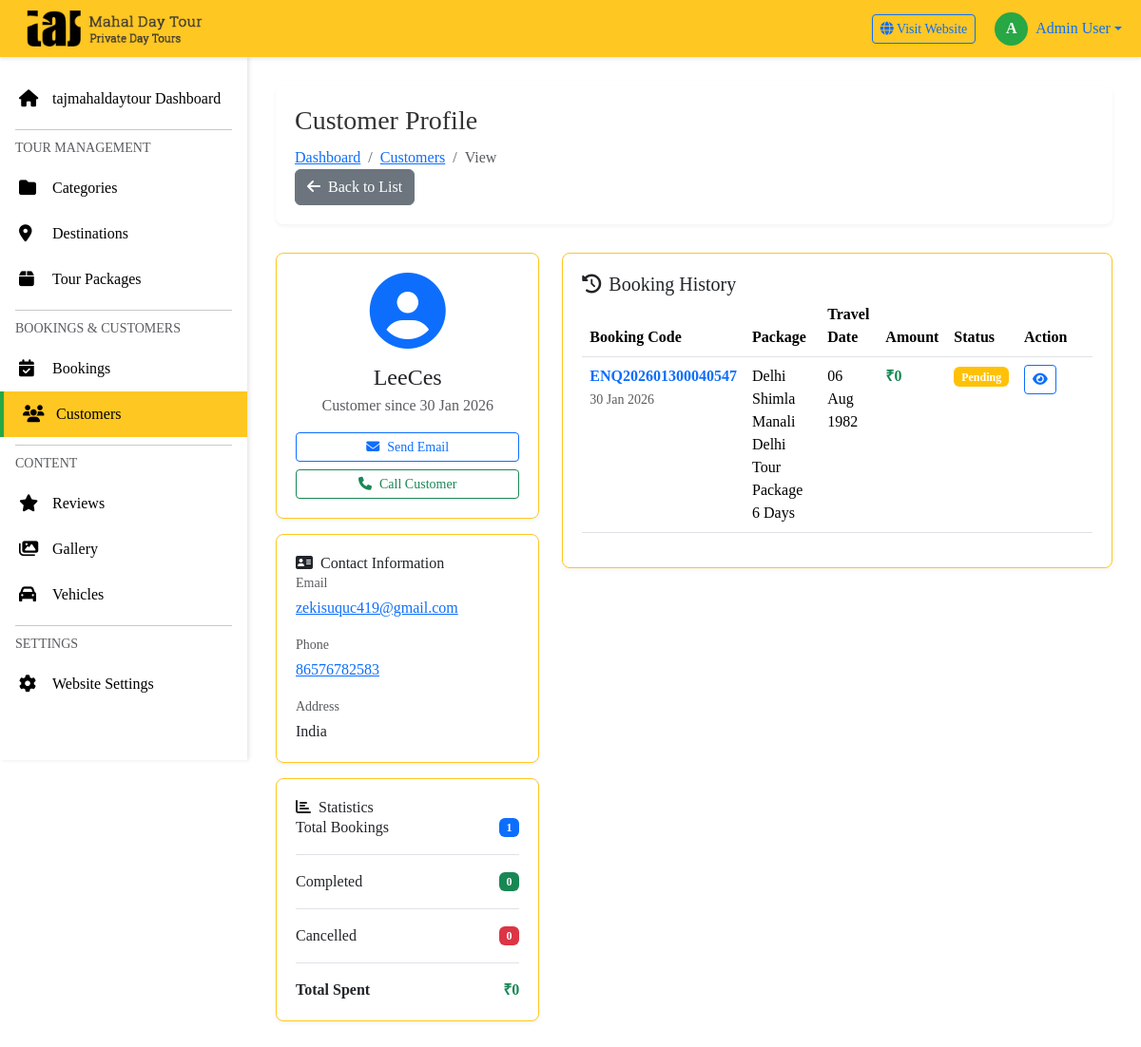
Screenshot of /admin/customers/view.php?id=40 (signed in) with the database file from the repository.
### tables this page shows
CREATE TABLE `customers` (
  `id` int(11) NOT NULL,
  `name` varchar(100) NOT NULL,
  `email` varchar(100) NOT NULL,
  `phone` varchar(20) NOT NULL,
  `country` varchar(100) DEFAULT 'India',
  `state` varchar(100) DEFAULT NULL,
  `city` varchar(100) DEFAULT NULL,
  `address` text DEFAULT NULL,
  `created_at` timestamp NOT NULL DEFAULT current_timestamp(),
  `updated_at` timestamp NOT NULL DEFAULT current_timestamp() ON UPDATE current_timestamp()
);

CREATE TABLE `bookings` (
  `id` int(11) NOT NULL,
  `booking_number` varchar(50) NOT NULL,
  `customer_id` int(11) NOT NULL,
  `package_id` int(11) NOT NULL,
  `vehicle_id` int(11) DEFAULT NULL,
  `travel_date` date NOT NULL,
  `number_of_persons` int(11) NOT NULL,
  `number_of_days` int(11) NOT NULL,
  `total_price` decimal(10,2) NOT NULL,
  `discount` decimal(10,2) DEFAULT 0.00,
  `final_price` decimal(10,2) NOT NULL,
  `payment_status` enum('pending','partial','paid','refunded') DEFAULT 'pending',
  `paid_amount` decimal(10,2) DEFAULT 0.00,
  `payment_method` varchar(50) DEFAULT NULL,
  `booking_status` enum('pending','confirmed','cancelled','completed') DEFAULT 'pending',
  `special_requests` text DEFAULT NULL,
  `admin_notes` text DEFAULT NULL,
  `created_at` timestamp NOT NULL DEFAULT current_timestamp(),
  `updated_at` timestamp NOT NULL DEFAULT current_timestamp() ON UPDATE current_timestamp()
);

CREATE TABLE `tour_packages` (
  `id` int(11) NOT NULL,
  `category_id` int(11) NOT NULL,
  `title` varchar(255) NOT NULL,
  `slug` varchar(255) NOT NULL,
  `short_description` text DEFAULT NULL,
  `description` longtext DEFAULT NULL,
  `duration_days` int(11) NOT NULL,
  `duration_nights` int(11) NOT NULL,
  `base_price` decimal(10,2) NOT NULL,
  `discounted_price` decimal(10,2) DEFAULT NULL,
  `price_type` enum('per_person','per_group') DEFAULT 'per_person',
  `featured_image` varchar(255) DEFAULT NULL,
  `gallery_images` text DEFAULT NULL,
  `video_url` varchar(255) DEFAULT NULL,
  `max_group_size` int(11) DEFAULT 20,
  `min_age` int(11) DEFAULT 0,
  `difficulty_level` enum('easy','moderate','challenging','difficult') DEFAULT 'easy',
  `inclusions` text DEFAULT NULL,
  `exclusions` text DEFAULT NULL,
  `meta_title` varchar(255) DEFAULT NULL,
  `meta_description` text DEFAULT NULL,
  `meta_keywords` text DEFAULT NULL,
  `is_active` tinyint(1) DEFAULT 1,
  `is_featured` tinyint(1) DEFAULT 0,
  `is_bestseller` tinyint(1) DEFAULT 0,
  `display_order` int(11) DEFAULT 0,
  `views` int(11) DEFAULT 0,
  `created_at` timestamp NOT NULL DEFAULT current_timestamp(),
  `updated_at` timestamp NOT NULL DEFAULT current_timestamp() ON UPDATE current_timestamp()
);

### admin/includes/functions.php (called while the page is built, shortened)
<?php
function format_price($price) {
    return '₹' . number_format($price, 0);
}
function format_date($date) {
    return date('d M Y', strtotime($date));
}
?>

### admin/customers/view.php (the view, shortened to what this page needs)
<?php
require_once '../includes/config.php';
require_once '../includes/functions.php';
$id = intval($_GET['id']);
$query = "SELECT * FROM customers WHERE id = $id";
$result = mysqli_query($conn, $query);
$customer = mysqli_fetch_assoc($result);
$stats_query = "SELECT
    COUNT(*) as total_bookings,
    SUM(CASE WHEN booking_status = 'completed' THEN 1 ELSE 0 END) as completed_bookings,
    SUM(CASE WHEN booking_status = 'cancelled' THEN 1 ELSE 0 END) as cancelled_bookings,
    SUM(final_price) as total_spent
    FROM bookings WHERE customer_id = $id";
$stats_result = mysqli_query($conn, $stats_query);
$stats = mysqli_fetch_assoc($stats_result);
$bookings_query = "SELECT b.*, p.title as package_title
                   FROM bookings b
                   LEFT JOIN tour_packages p ON b.package_id = p.id
                   WHERE b.customer_id = $id
                   ORDER BY b.created_at DESC";
$bookings_result = mysqli_query($conn, $bookings_query);
include '../includes/header.php';
include '../includes/sidebar.php';
?>
<div class="main-content">
    <div class="page-header">
        <div>
            <h1 class="page-title">Customer Profile</h1>
            <nav aria-label="breadcrumb">
                <ol class="breadcrumb">
                    <li class="breadcrumb-item"><a href="../dashboard.php">Dashboard</a></li>
                    <li class="breadcrumb-item"><a href="index.php">Customers</a></li>
                    <li class="breadcrumb-item active">View</li>
                </ol>
            </nav>
        </div>
        <div class="page-actions">
            <a href="index.php" class="btn btn-secondary">
                <i class="fas fa-arrow-left me-2"></i>Back to List
            </a>
        </div>
    </div>
    <div class="row">
        <div class="col-lg-4">
            <div class="admin-card mb-3">
                <div class="card-body text-center">
                    <div class="customer-avatar mb-3">
                        <i class="fas fa-user-circle fa-5x text-primary"></i>
                    </div>
                    <h4 class="mb-1"><?php echo htmlspecialchars($customer['name']); ?></h4>
                    <p class="text-muted mb-3">Customer since <?php echo format_date($customer['created_at']); ?></p>
                    <div class="d-grid gap-2">
                        <a href="mailto:<?php echo htmlspecialchars($customer['email']); ?>" class="btn btn-outline-primary btn-sm">
                            <i class="fas fa-envelope me-2"></i>Send Email
                        </a>
                        <a href="tel:<?php echo htmlspecialchars($customer['phone']); ?>" class="btn btn-outline-success btn-sm">
                            <i class="fas fa-phone me-2"></i>Call Customer
                        </a>
                    </div>
                </div>
            </div>
            <div class="admin-card mb-3">
                <div class="card-header">
                    <h6 class="mb-0"><i class="fas fa-address-card me-2"></i>Contact Information</h6>
                </div>
                <div class="card-body">
                    <div class="mb-3">
                        <small class="text-muted d-block mb-1">Email</small>
                        <a href="mailto:<?php echo htmlspecialchars($customer['email']); ?>">
                            <?php echo htmlspecialchars($customer['email']); ?>
                        </a>
                    </div>
                    <div class="mb-3">
                        <small class="text-muted d-block mb-1">Phone</small>
                        <a href="tel:<?php echo htmlspecialchars($customer['phone']); ?>">
                            <?php echo htmlspecialchars($customer['phone']); ?>
                        </a>
                    </div>
                    <?php if(!empty($customer['address']) || !empty($customer['city']) || !empty($customer['state']) || !empty($customer['country'])): ?>
                    <div>
                        <small class="text-muted d-block mb-1">Address</small>
                        <p class="mb-0">
                            <?php
                            $address_parts = array_filter([
                                $customer['address'],
                                $customer['city'],
                                $customer['state'],
                                $customer['country']
                            ]);
                            echo implode('<br>', array_map('htmlspecialchars', $address_parts));
                            ?>
                        </p>
                    </div>
                    <?php endif; ?>
                </div>
            </div>
            <div class="admin-card">
                <div class="card-header">
                    <h6 class="mb-0"><i class="fas fa-chart-bar me-2"></i>Statistics</h6>
                </div>
                <div class="card-body">
                    <div class="stat-item mb-3 pb-3 border-bottom">
                        <div class="d-flex justify-content-between align-items-center">
                            <span>Total Bookings</span>
                            <span class="badge bg-primary"><?php echo $stats['total_bookings']; ?></span>
                        </div>
                    </div>
                    <div class="stat-item mb-3 pb-3 border-bottom">
                        <div class="d-flex justify-content-between align-items-center">
                            <span>Completed</span>
                            <span class="badge bg-success"><?php echo $stats['completed_bookings']; ?></span>
                        </div>
                    </div>
                    <div class="stat-item mb-3 pb-3 border-bottom">
                        <div class="d-flex justify-content-between align-items-center">
                            <span>Cancelled</span>
                            <span class="badge bg-danger"><?php echo $stats['cancelled_bookings']; ?></span>
                        </div>
                    </div>
                    <div class="stat-item">
                        <div class="d-flex justify-content-between align-items-center">
                            <span><strong>Total Spent</strong></span>
                            <strong class="text-success"><?php echo format_price($stats['total_spent']); ?></strong>
                        </div>
                    </div>
                </div>
            </div>
        </div>
        <div class="col-lg-8">
            <div class="admin-card">
                <div class="card-header">
                    <h5 class="mb-0"><i class="fas fa-history me-2"></i>Booking History</h5>
                </div>
                <div class="card-body">
                    <?php if(mysqli_num_rows($bookings_result) > 0): ?>
                        <div class="table-responsive">
                            <table class="table table-hover">
                                <thead>
                                    <tr>
                                        <th>Booking Code</th>
                                        <th>Package</th>
                                        <th>Travel Date</th>
                                        <th>Amount</th>
                                        <th>Status</th>
                                        <th width="80">Action</th>
                                    </tr>
                                </thead>
                                <tbody>
                                    <?php
                                    while($booking = mysqli_fetch_assoc($bookings_result)) {
                                        $status_colors = [
                                            'pending' => 'warning',
                                            'confirmed' => 'info',
                                            'completed' => 'success',
                                            'cancelled' => 'danger'
                                        ];
                                        $status_color = $status_colors[$booking['booking_status']] ?? 'secondary';
                                    ?>
                                    <tr>
                                        <td>
                                            <strong class="text-primary"><?php echo htmlspecialchars($booking['booking_number'] ?? 'N/A'); ?></strong>
                                            <br>
                                            <small class="text-muted"><?php echo format_date($booking['created_at']); ?></small>
                                        </td>
                                        <td><?php echo htmlspecialchars($booking['package_title']); ?></td>
                                        <td><?php echo format_date($booking['travel_date']); ?></td>
                                        <td><strong class="text-success"><?php echo format_price($booking['final_price'] ?? 0); ?></strong></td>
                                        <td>
                                            <span class="badge bg-<?php echo $status_color; ?>">
                                                <?php echo ucfirst($booking['booking_status']); ?>
                                            </span>
                                        </td>
                                        <td>
                                            <a href="../bookings/view.php?id=<?php echo $booking['id']; ?>"
                                               class="btn btn-sm btn-outline-primary" title="View Details">
                                                <i class="fas fa-eye"></i>
                                            </a>
                                        </td>
                                    </tr>
                                    <?php } ?>
                                </tbody>
                            </table>
                        </div>
                    <?php endif; ?>
                </div>
            </div>
        </div>
    </div>
</div>
<?php include '../includes/footer.php'; ?>

### admin/includes/header.php (style rules this page uses)
:root { --primary-color: #ffc722; --secondary-color: #000000; --accent-red: #dc3545; --accent-green: #28a745; --accent-white: #fff; --sidebar-width: 260px; --header-height: 60px; }
* { margin: 0; padding: 0; box-sizing: border-box; }
body { font-family: 'Playfair Display', Georgia, serif; background: #fff; }
.page-header { background: white; padding: 20px; border-radius: 8px; margin-bottom: 30px; box-shadow: 0 2px 4px rgba(0,0,0,0.05); }
.page-header h1 { font-size: 28px; color: #333; margin: 0; }
.page-header .breadcrumb { margin: 10px 0 0 0; background: none; padding: 0; }
.admin-card { background: #fff; border-radius: 8px; padding: 20px; box-shadow: 0 2px 4px rgba(0,0,0,0.05); margin-bottom: 20px; border: 1px solid #ffc722; }

### admin/includes/footer.php (style rules this page uses)
body, .admin-content, .admin-sidebar, .admin-header, .admin-card, .page-header, .menu-link, .btn, .breadcrumb { font-family: 'Playfair Display', Georgia, serif !important; }

### rows the page displays
customers: name "LeeCes", created_at "30 Jan 2026", email "zekisuquc419@gmail.com", phone "86576782583"
bookings: booking_number "ENQ202601300040547", created_at "30 Jan 2026", package.title "Delhi Shimla Manali Delhi Tour Package 6 Days", travel_date "06 Aug 1982", final_price "₹0", booking_status "Pending"

### other values shown
substr($_SESSION['admin_name'] ?? 'A', 0, 1) "A"
$_SESSION['admin_name'] "Admin User"
implode('<br>', array_map('htmlspecialchars', $address_parts)) "India"
$stats['total_bookings'] "1"
$stats['completed_bookings'] "0"
$stats['cancelled_bookings'] "0"
format_price($stats['total_spent']) "₹0"
